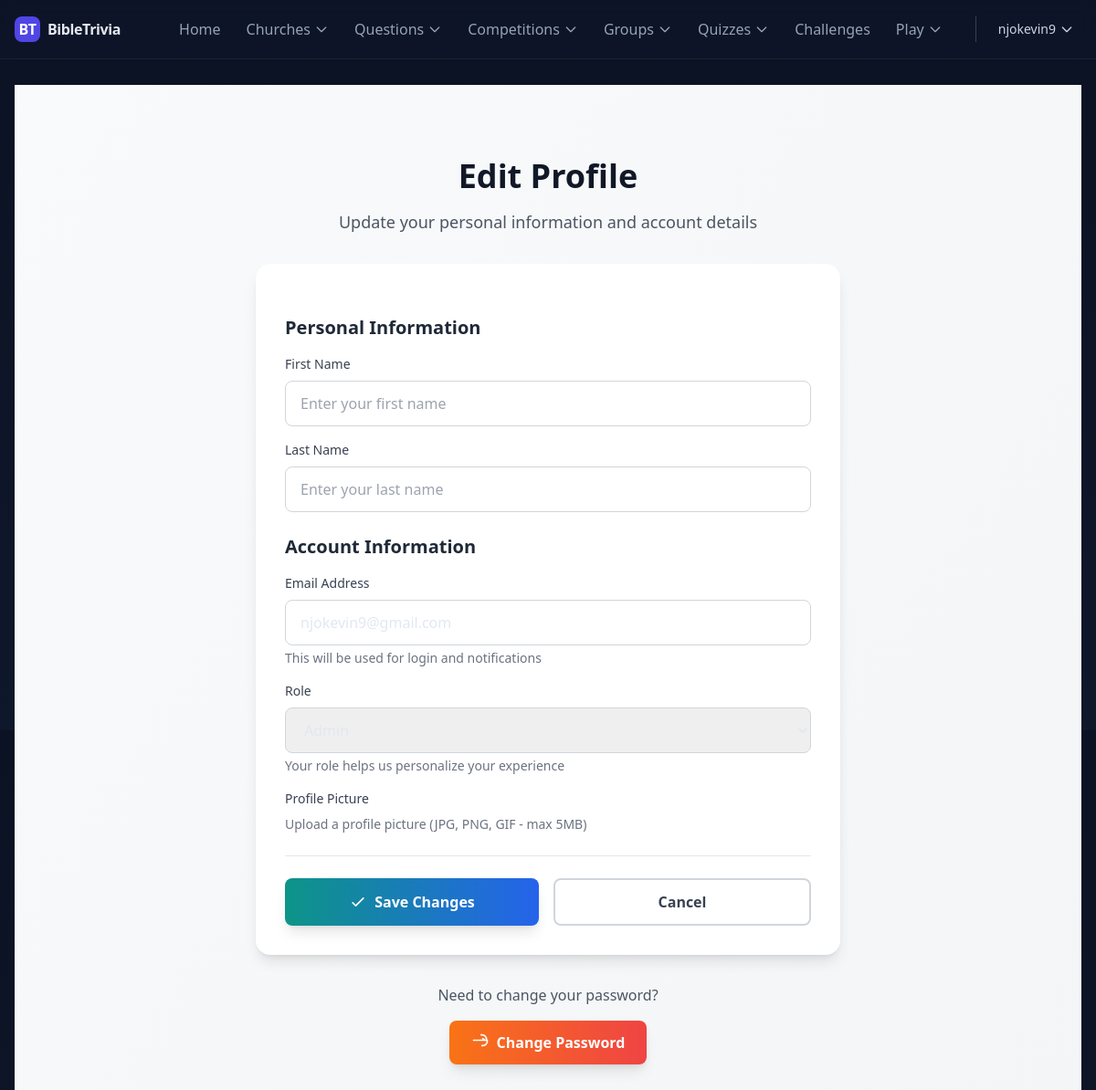
Page /accounts/profile/edit/ (signed in) on the committed database.
### users/models.py (models this page shows, shortened)
class MyUser(AbstractUser):
    email = models.EmailField(_('email address'), max_length=50, unique=True)
    username = None
    ROLE_CHOICES = [
        ('Admin', 'Admin'),
        ('Supervisor', 'Supervisor'),
        ('Patron', 'Patron'),
        ('Member', 'Member'),
    ]
    role = models.CharField(
        _('Role'),
        max_length=20,
        choices=ROLE_CHOICES,
        default='Member',
        help_text=_('User role in the system')
    )
    USERNAME_FIELD = 'email'
    REQUIRED_FIELDS = []
    objects = MyUserManager()
    groups = models.ManyToManyField(
        'auth.Group',
        related_name='myuser_groups',  # Unique related_name
        blank=True,
        help_text=_('The groups this user belongs to. A user will get all permissions granted to each of their groups.')
    )
    user_permissions = models.ManyToManyField(
        'auth.Permission',
        related_name='myuser_permissions',  # Unique related_name
        blank=True,
        help_text=_('Specific permissions for this user.')
    )

### users/views.py (the view)
# urls.py: path('profile/edit/', views.profile_edit_view, name='profile_edit'),
@login_required
def profile_edit_view(request):
    if request.method == 'POST':
        form = ProfileEditForm(request.POST, request.FILES, instance=request.user)
        if form.is_valid():
            form.save()
            messages.success(request, 'Profile updated successfully!')
            return redirect('profile')
        else:
            messages.error(request, 'Please correct the errors below.')
    else:
        form = ProfileEditForm(instance=request.user)
    return render(request, 'users/profile_edit.html', {'form': form})

### home/templatetags/user_extras.py (called while the page is built)
@register.filter
def display_name(user):
    try:
        profile = getattr(user, 'profile', None)
        if profile:
            parts = [p for p in [profile.first_name, profile.last_name] if p]
            if parts:
                return " ".join(parts)
            if profile.surname:
                return profile.surname
    except Exception:
        pass
    email = getattr(user, 'email', '') or ''
    if '@' in email:
        return email.split('@', 1)[0]
    return email or 'User'

### users/templates/users/profile_edit.html (shortened to what this page needs)
{% extends 'base.html' %}
{% block content %}
<div class="min-h-screen bg-gradient-to-br from-gray-50 to-gray-100 py-20">
    <div class="max-w-2xl mx-auto px-4">
        <div class="text-center mb-8">
            <h1 class="text-4xl font-bold text-gray-900 mb-4">Edit Profile</h1>
            <p class="text-lg text-gray-600">Update your personal information and account details</p>
        </div>
        <div class="bg-white rounded-2xl shadow-lg p-8">
            <form method="post" class="space-y-6">
                <div class="space-y-4">
                    <h2 class="text-xl font-semibold text-gray-800 mb-4">Personal Information</h2>
                    <div>
                        <label for="{{ form.first_name.id_for_label }}" class="block text-sm font-medium text-gray-700 mb-2">
                            First Name
                        </label>
                        {{ form.first_name }}
                    </div>
                    <div>
                        <label for="{{ form.last_name.id_for_label }}" class="block text-sm font-medium text-gray-700 mb-2">
                            Last Name
                        </label>
                        {{ form.last_name }}
                    </div>
                </div>
                <div class="space-y-4">
                    <h2 class="text-xl font-semibold text-gray-800 mb-4">Account Information</h2>
                    <div>
                        <label for="{{ form.email.id_for_label }}" class="block text-sm font-medium text-gray-700 mb-2">
                            Email Address
                        </label>
                        {{ form.email }}
                        <p class="mt-1 text-sm text-gray-500">This will be used for login and notifications</p>
                    </div>
                    <div>
                        <label for="{{ form.role.id_for_label }}" class="block text-sm font-medium text-gray-700 mb-2">
                            Role
                        </label>
                        {{ form.role }}
                        <p class="mt-1 text-sm text-gray-500">Your role helps us personalize your experience</p>
                    </div>
                    <div>
                        <label for="{{ form.profile_picture.id_for_label }}" class="block text-sm font-medium text-gray-700 mb-2">
                            Profile Picture
                        </label>
                        <p class="mt-1 text-sm text-gray-500">Upload a profile picture (JPG, PNG, GIF - max 5MB)</p>
                    </div>
                </div>
                <div class="flex flex-col sm:flex-row gap-4 pt-6 border-t border-gray-200">
                    <button type="submit" class="flex-1 bg-gradient-to-r from-teal-600 to-blue-600 hover:from-teal-700 hover:to-blue-700 text-white px-8 py-3 rounded-lg font-semibold transition duration-300 shadow-lg hover:shadow-xl flex items-center justify-center gap-2">
                        <svg class="w-5 h-5" fill="none" stroke="currentColor" viewBox="0 0 24 24">
                            <path stroke-linecap="round" stroke-linejoin="round" stroke-width="2" d="M5 13l4 4L19 7"/>
                        </svg>
                        Save Changes
                    </button>
                    <a href="{% url 'profile' %}" class="flex-1 bg-white border-2 border-gray-300 text-gray-700 hover:bg-gray-50 px-8 py-3 rounded-lg font-semibold transition duration-300 text-center">
                        Cancel
                    </a>
                </div>
            </form>
        </div>
        <div class="mt-8 text-center">
            <p class="text-gray-600 mb-4">Need to change your password?</p>
            <a href="{% url 'password_change' %}" class="inline-flex items-center bg-gradient-to-r from-orange-500 to-red-500 hover:from-orange-600 hover:to-red-600 text-white px-6 py-3 rounded-lg font-semibold transition duration-300 shadow-lg hover:shadow-xl">
                <svg class="w-5 h-5 mr-2" fill="none" stroke="currentColor" viewBox="0 0 24 24">
                    <path stroke-linecap="round" stroke-linejoin="round" stroke-width="2" d="M15 7a2 2 0 012 2m4 0a6 6 0 01-7 7m6-7a6 6 0 00-7-7m7 7H3"/>
                </svg>
                Change Password
            </a>
        </div>
    </div>
</div>
{% endblock %}

### home/templates/base.html (shortened to what this page needs)
<!DOCTYPE html>
<html lang="en">
<head>
    <script src="https://cdn.tailwindcss.com"></script>
    {% load static %}
    {% load user_extras %}
</head>
<body class="min-h-screen text-slate-200 bg-gradient-to-b from-[#0b1224] to-slate-900">
    <header class="sticky top-0 z-50 backdrop-blur bg-slate-900/60 border-b border-slate-700/30">
        <div class="max-w-screen-2xl mx-auto px-4 flex items-center justify-between h-16">
            <a class="inline-flex items-center gap-2 font-bold tracking-tight" href="/">
                <span class="brand-badge bg-indigo-600 text-white">BT</span>
                <span>BibleTrivia</span>
            </a>
            <nav class="hidden sm:flex items-center gap-3">
                <a class="text-slate-400 hover:text-slate-100 px-2 py-1 rounded-md" href="/">Home</a>
                <div class="relative group">
                    <button class="text-slate-400 hover:text-slate-100 px-2 py-1 rounded-md flex items-center gap-1">
                        Churches <svg class="w-4 h-4" fill="none" stroke="currentColor" viewBox="0 0 24 24"><path stroke-linecap="round" stroke-linejoin="round" stroke-width="2" d="M19 9l-7 7-7-7"></path></svg>
                    </button>
                </div>
                <div class="relative group">
                    <button class="text-slate-400 hover:text-slate-100 px-2 py-1 rounded-md flex items-center gap-1">
                        Questions <svg class="w-4 h-4" fill="none" stroke="currentColor" viewBox="0 0 24 24"><path stroke-linecap="round" stroke-linejoin="round" stroke-width="2" d="M19 9l-7 7-7-7"></path></svg>
                    </button>
                </div>
                <div class="relative group">
                    <button class="text-slate-400 hover:text-slate-100 px-2 py-1 rounded-md flex items-center gap-1">
                        Competitions <svg class="w-4 h-4" fill="none" stroke="currentColor" viewBox="0 0 24 24"><path stroke-linecap="round" stroke-linejoin="round" stroke-width="2" d="M19 9l-7 7-7-7"></path></svg>
                    </button>
                </div>
                <div class="relative group">
                    <button class="text-slate-400 hover:text-slate-100 px-2 py-1 rounded-md flex items-center gap-1">
                        Groups <svg class="w-4 h-4" fill="none" stroke="currentColor" viewBox="0 0 24 24"><path stroke-linecap="round" stroke-linejoin="round" stroke-width="2" d="M19 9l-7 7-7-7"></path></svg>
                    </button>
                </div>
                <div class="relative group">
                    <button class="text-slate-400 hover:text-slate-100 px-2 py-1 rounded-md flex items-center gap-1">
                        Quizzes <svg class="w-4 h-4" fill="none" stroke="currentColor" viewBox="0 0 24 24"><path stroke-linecap="round" stroke-linejoin="round" stroke-width="2" d="M19 9l-7 7-7-7"></path></svg>
                    </button>
                </div>
                <a class="text-slate-400 hover:text-slate-100 px-2 py-1 rounded-md" href="{% url 'challenge_list' %}">Challenges</a>
                <div class="relative group">
                    <button class="text-slate-400 hover:text-slate-100 px-2 py-1 rounded-md flex items-center gap-1">
                        Play <svg class="w-4 h-4" fill="none" stroke="currentColor" viewBox="0 0 24 24"><path stroke-linecap="round" stroke-linejoin="round" stroke-width="2" d="M19 9l-7 7-7-7"></path></svg>
                    </button>
                </div>
                {% if user.is_authenticated %}
                    <div class="relative group ml-4 pl-4 border-l border-slate-700">
                        <button class="text-slate-300 text-sm flex items-center gap-1 px-2 py-1 rounded-md hover:bg-slate-800">
                            {{ user|display_name }} <svg class="w-4 h-4" fill="none" stroke="currentColor" viewBox="0 0 24 24"><path stroke-linecap="round" stroke-linejoin="round" stroke-width="2" d="M19 9l-7 7-7-7"></path></svg>
                        </button>
                    </div>
                {% endif %}
            </nav>
        </div>
    </header>
    <main class="max-w-screen-2xl mx-auto px-4 py-7">
        {% block content %}{% endblock %}
    </main>
</body>
</html>

### home/templates/base.html (style rules this page uses)
.brand-badge { width: 28px; height: 28px; display: inline-grid; place-items: center; border-radius: 8px; font-weight: 800; }

### rows in the picture
MyUser: id+email "njokevin9", email "njokevin9@gmail.com", role "Admin"
